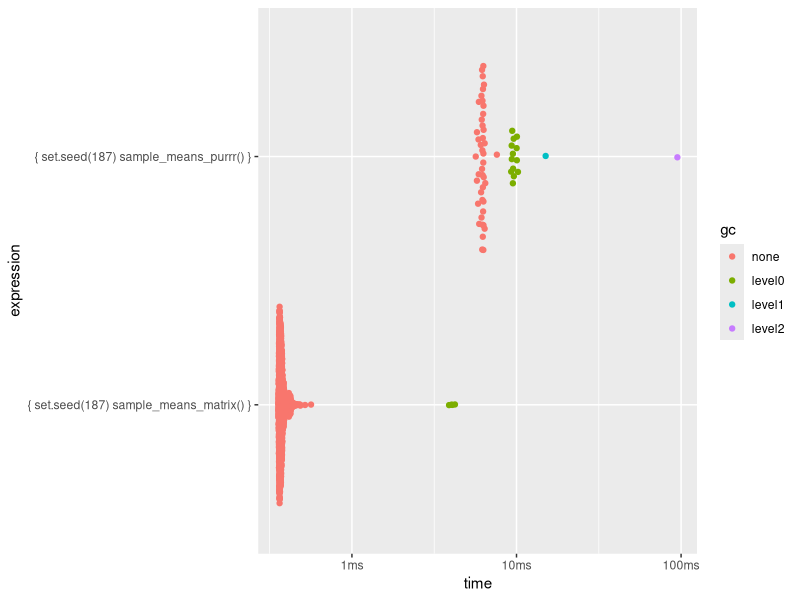
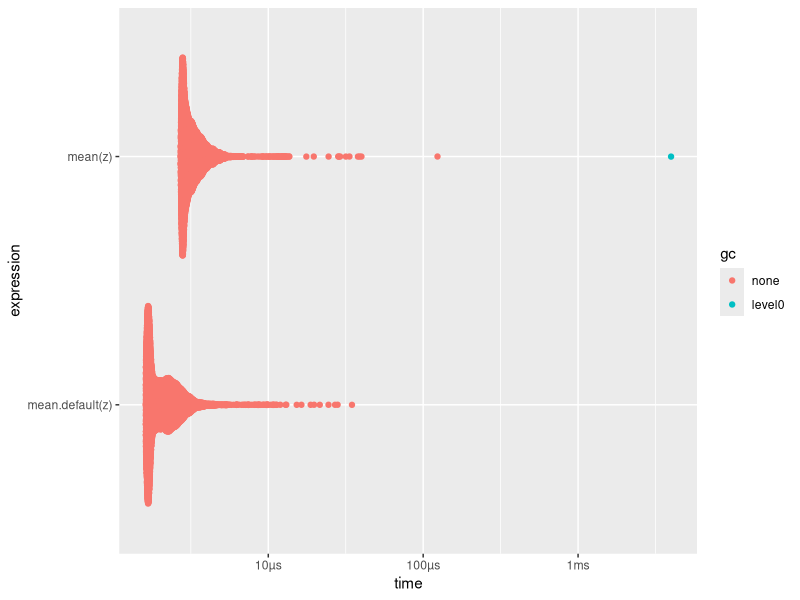

Generate these figures, in order, with R:
abs_loop <- function(vec){
  for (i in 1:length(vec)) {
    if (vec[i] < 0) {
      vec[i] <- -vec[i]
    }
  }
  vec
}

abs_sets <- function(vec){
  negs <- vec < 0
  vec[negs] <- -vec[negs] 
  vec
}

x <- rnorm(1000)

bench::mark(
  abs_loop = abs_loop(x),
  abs_sets = abs_sets(x)
)

all.equal(abs_sets(x), abs_loop(x))



## New section
library(tidyverse)

n <- 10 # sample size
n_sim <- 100 # simulation size
set.seed(187)
samples_matrix <- rnorm(n = n * n_sim) %>% matrix(ncol = n_sim)
dim(samples_matrix)

sample_means_purrr <- function(n_sims = 1000, n = 10){
  samples <- map(1:n_sims, ~ rnorm(n = n))
  map_dbl(samples, mean)
}

sample_means_matrix <- function(n_sims = 1000, n = 10){
  samples_matrix <- rnorm(n = n_sims*n) %>% matrix(ncol = n_sims)
  colMeans(samples_matrix)
}

set.seed(1819)
means_matrix <- sample_means_matrix()

set.seed(1819)
means_purrr <- sample_means_purrr()

# check they give they do the same thing
all.equal(means_matrix, means_purrr)


timings <- bench::mark(
  {
    set.seed(187)
    sample_means_matrix()
  },
  {
    set.seed(187)
    sample_means_purrr()
  }
)
plot(timings)
# compare timing


## New section


nsim <- 1000
n <- 30
p <- 5
Y <- rnorm(nsim*n) %>% matrix(ncol = nsim)
X <- rnorm(n*p) %>% matrix(ncol = p)

dim(Y)
dim(X)


coefs <- matrix(nrow = p, ncol = nsim)
for (i in 1:nsim){
  coefs[, i] <- lm(Y[, i] ~ X - 1)$coefficients
}


coefs2 <- solve(t(X) %*% X) %*% t(X) %*% Y
coefs3 <- lm(Y ~ X - 1)$coefficients

all.equal(coefs, coefs2)
all.equal(coefs2, coefs3, check.attributes = FALSE)


## New Section

z <- rnorm(100)

mean(z)
mean.default(z)

timings <- bench::mark(
  mean(z),
  mean.default(z)
)
plot(timings)
